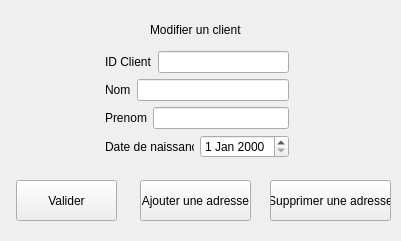
<?xml version="1.0" encoding="UTF-8"?>
<ui version="4.0">
 <class>clientmodifClass</class>
 <widget class="QWidget" name="clientmodifClass">
  <property name="geometry">
   <rect>
    <x>0</x>
    <y>0</y>
    <width>401</width>
    <height>241</height>
   </rect>
  </property>
  <property name="windowTitle">
   <string>Form</string>
  </property>
  <widget class="QLabel" name="label">
   <property name="geometry">
    <rect>
     <x>150</x>
     <y>20</y>
     <width>101</width>
     <height>20</height>
    </rect>
   </property>
   <property name="text">
    <string>Modifier un client</string>
   </property>
  </widget>
  <widget class="QPushButton" name="BtClientModifVal">
   <property name="geometry">
    <rect>
     <x>16</x>
     <y>180</y>
     <width>101</width>
     <height>41</height>
    </rect>
   </property>
   <property name="text">
    <string>Valider</string>
   </property>
  </widget>
  <widget class="QPushButton" name="BtClientAjoutAdresse">
   <property name="geometry">
    <rect>
     <x>140</x>
     <y>180</y>
     <width>111</width>
     <height>41</height>
    </rect>
   </property>
   <property name="text">
    <string>Ajouter une adresse</string>
   </property>
  </widget>
  <widget class="QPushButton" name="BtClientSupprAdresse">
   <property name="geometry">
    <rect>
     <x>270</x>
     <y>180</y>
     <width>121</width>
     <height>41</height>
    </rect>
   </property>
   <property name="text">
    <string>Supprimer une adresse</string>
   </property>
  </widget>
  <widget class="QWidget" name="">
   <property name="geometry">
    <rect>
     <x>105</x>
     <y>51</y>
     <width>184</width>
     <height>108</height>
    </rect>
   </property>
   <layout class="QVBoxLayout" name="verticalLayout">
    <item>
     <layout class="QHBoxLayout" name="horizontalLayout">
      <item>
       <widget class="QLabel" name="label_3">
        <property name="text">
         <string>ID Client</string>
        </property>
       </widget>
      </item>
      <item>
       <widget class="QLineEdit" name="lineEdit"/>
      </item>
     </layout>
    </item>
    <item>
     <layout class="QHBoxLayout" name="horizontalLayout_2">
      <item>
       <widget class="QLabel" name="label_4">
        <property name="text">
         <string>Nom</string>
        </property>
       </widget>
      </item>
      <item>
       <widget class="QLineEdit" name="lineEdit_2"/>
      </item>
     </layout>
    </item>
    <item>
     <layout class="QHBoxLayout" name="horizontalLayout_3">
      <item>
       <widget class="QLabel" name="label_2">
        <property name="text">
         <string>Prenom</string>
        </property>
       </widget>
      </item>
      <item>
       <widget class="QLineEdit" name="lineEdit_3"/>
      </item>
     </layout>
    </item>
    <item>
     <layout class="QHBoxLayout" name="horizontalLayout_4">
      <item>
       <widget class="QLabel" name="label_5">
        <property name="text">
         <string>Date de naissance</string>
        </property>
       </widget>
      </item>
      <item>
       <widget class="QDateEdit" name="dateEdit"/>
      </item>
     </layout>
    </item>
   </layout>
  </widget>
 </widget>
 <resources/>
 <connections/>
</ui>
